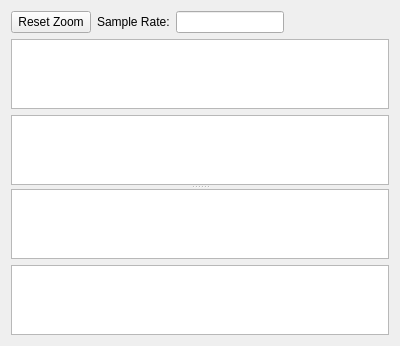
<?xml version="1.0" encoding="UTF-8"?>
<ui version="4.0">
 <class>PingView</class>
 <widget class="QWidget" name="PingView">
  <property name="geometry">
   <rect>
    <x>0</x>
    <y>0</y>
    <width>400</width>
    <height>300</height>
   </rect>
  </property>
  <property name="windowTitle">
   <string>Ping View</string>
  </property>
  <layout class="QVBoxLayout" name="verticalLayout">
   <item>
    <layout class="QVBoxLayout" name="pingViewLayout">
     <item>
      <layout class="QHBoxLayout" name="controlsLayout">
       <item>
        <widget class="QPushButton" name="resetZoomPushButton">
         <property name="text">
          <string>Reset Zoom</string>
         </property>
        </widget>
       </item>
       <item>
        <widget class="QLabel" name="sampleRateLabel">
         <property name="text">
          <string>Sample Rate:</string>
         </property>
        </widget>
       </item>
       <item>
        <widget class="QLineEdit" name="sampleRateLineEdit">
         <property name="sizePolicy">
          <sizepolicy hsizetype="MinimumExpanding" vsizetype="Fixed">
           <horstretch>0</horstretch>
           <verstretch>0</verstretch>
          </sizepolicy>
         </property>
         <property name="readOnly">
          <bool>true</bool>
         </property>
        </widget>
       </item>
       <item>
        <spacer name="horizontalSpacer">
         <property name="orientation">
          <enum>Qt::Horizontal</enum>
         </property>
         <property name="sizeHint" stdset="0">
          <size>
           <width>40</width>
           <height>20</height>
          </size>
         </property>
        </spacer>
       </item>
      </layout>
     </item>
     <item>
      <widget class="QSplitter" name="pingViewSplitter">
       <property name="orientation">
        <enum>Qt::Vertical</enum>
       </property>
       <widget class="QWidget" name="layoutWidget_2">
        <layout class="QVBoxLayout" name="rawLayout">
         <item>
          <widget class="WaveView" name="shiftedRawWaveView"/>
         </item>
         <!-- <item>
          <widget class="WaveView" name="rawPowerWaveView"/>
         </item> -->
         <item>
          <widget class="WaveView" name="pingWaveView"/>
         </item>
        </layout>
       </widget>
       <widget class="QWidget" name="layoutWidget_3">
        <layout class="QVBoxLayout" name="matchedLayout">
         <!-- <item>
          <widget class="WaveView" name="matchedWaveView"/>
         </item> -->
         <item>
          <widget class="WaveView" name="matchedPowerWaveView"/>
         </item>
         <item>
          <widget class="WaveView" name="powerDBWaveView"/>
         </item>
        </layout>
       </widget>
      </widget>
     </item>
    </layout>
   </item>
  </layout>
 </widget>
 <customwidgets>
  <customwidget>
   <class>WaveView</class>
   <extends>QGraphicsView</extends>
   <header>wave_view.h</header>
  </customwidget>
 </customwidgets>
 <resources/>
 <connections/>
</ui>
